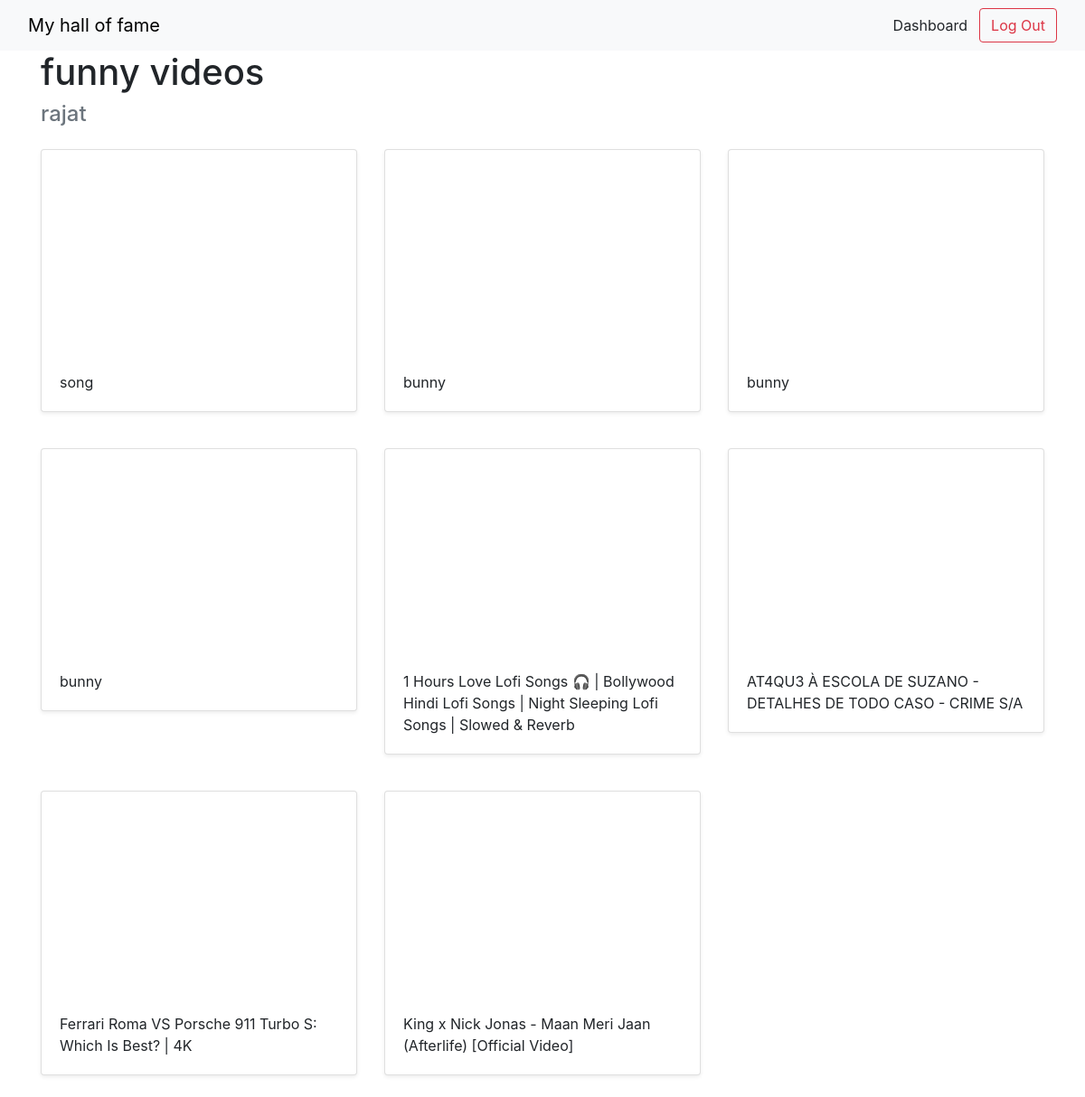
Screenshot of /halloffame/2 (signed in) with the database file from the repository.
### halls/models.py (models this page shows)
class Hall(models.Model):
    title = models.CharField(max_length=255)
    user = models.ForeignKey(User,on_delete=models.CASCADE)

class Video(models.Model):
    title = models.CharField(max_length=255)
    url = models.URLField()
    youtube_id = models.CharField(max_length=255)
    hall = models.ForeignKey(Hall, on_delete=models.CASCADE)

### halls/views.py (the view)
# urls.py: path('halloffame/<int:pk>', views.DetailHall.as_view(), name='detail_hall'),
class DetailHall(generic.DetailView):
    model = Hall
    template_name = 'halls/detail_hall.html'

### halls/templates/halls/detail_hall.html (shortened to what this page needs)
{% extends 'halls/base.html' %}
{% block content %}
<div class="container">
    <h1> {{ hall.title }} </h1>
    <h4 class="text-muted"> {{ hall.user.username }} </h4>
    <div class="row">
        {% for video in hall.video_set.all %}
        <div class="col-md-4 mt-3">
            <div class="card mb-4 shadow-sm">
                <iframe width="100%" height="225" src="https://www.youtube.com/embed/{{ video.youtube_id }}"
                    frameborder="0"
                    allow="accelerometer; autoplay; clipboard-write; encrypted-media; gyroscope; picture-in-picture; web-share"
                    allowfullscreen></iframe>
                <div class="card-body">
                    <p class="card-text">{{ video.title }}</p>
                </div>
            </div>
        </div>
        {% endfor %}
    </div>
</div>
{% endblock %}

### rows the page displays
Hall: title "funny videos", user.username "rajat"
Video: title "song"
Video: title "bunny"
Video: title "bunny"
Video: title "bunny"
Video: title "1 Hours Love Lofi Songs 🎧 | Bollywood Hindi Lofi Songs | Night Sleeping Lofi Songs | Slowed & Reverb"
Video: title "AT4QU3 À ESCOLA DE SUZANO - DETALHES DE TODO CASO - CRIME S/A"
Video: title "Ferrari Roma VS Porsche 911 Turbo S: Which Is Best? | 4K"
Video: title "King x Nick Jonas - Maan Meri Jaan (Afterlife) [Official Video]"
